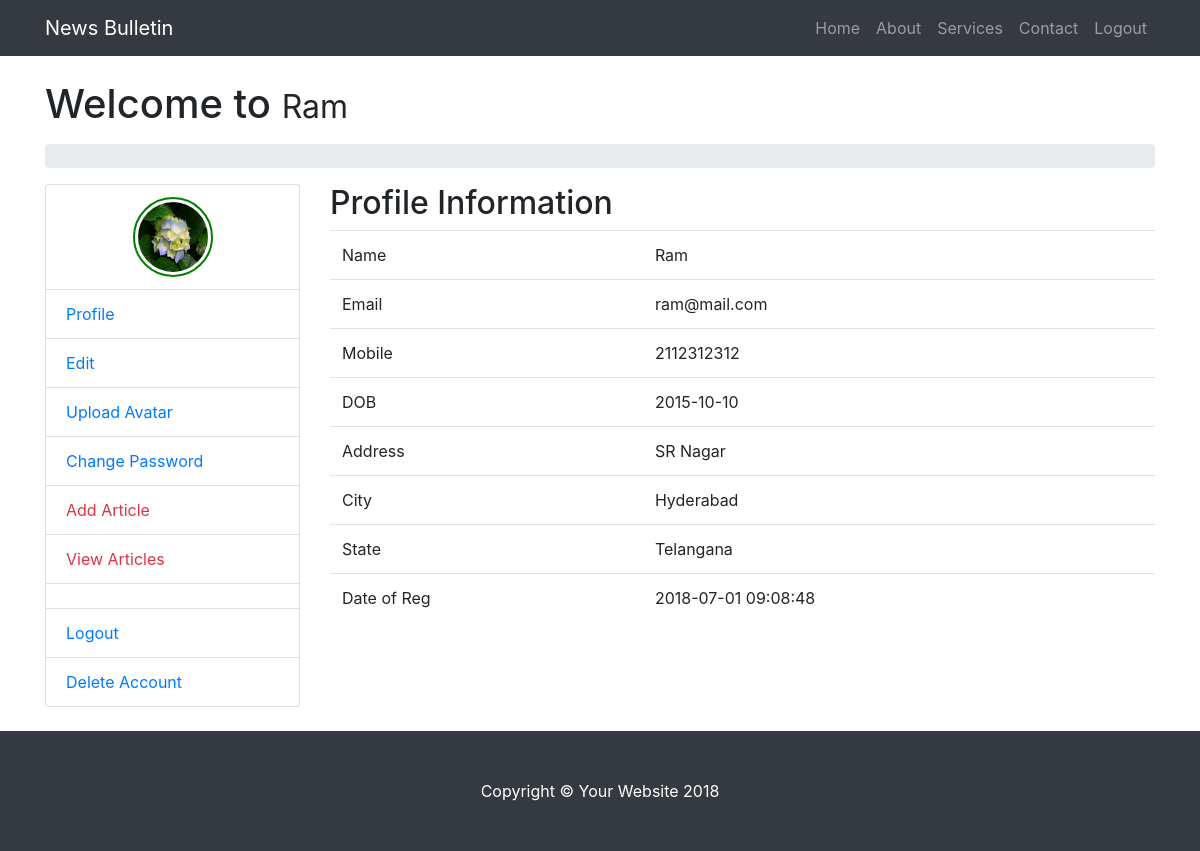
Page /home.php (signed in) on the committed database.
### tables this page shows
CREATE TABLE `register` (
  `id` int(11) NOT NULL,
  `username` varchar(250) NOT NULL,
  `email` varchar(250) NOT NULL,
  `password` varchar(40) NOT NULL,
  `gender` varchar(10) NOT NULL,
  `mobile` varchar(10) NOT NULL,
  `address` text NOT NULL,
  `city` varchar(50) NOT NULL,
  `state` varchar(50) NOT NULL,
  `terms` varchar(10) NOT NULL,
  `dob` date NOT NULL,
  `date_of_reg` datetime NOT NULL DEFAULT CURRENT_TIMESTAMP,
  `status` varchar(15) NOT NULL DEFAULT 'Inactive',
  `ip` varchar(50) NOT NULL,
  `avatar` varchar(250) NOT NULL,
  `account_status` varchar(50) NOT NULL DEFAULT 'Active'
);

### home.php (the view, shortened to what this page needs)
<?php
if(isset($_SESSION['user_login']))
{
	include("header.php");
?>
    <div class="container">
	<?php
	include("connect.php");
	$logid=$_SESSION['user_login'];
	$result=mysqli_query($con,"select *from register where id=$logid");
	$row=mysqli_fetch_assoc($result);
	?>
      <h1 class="mt-4 mb-3">Welcome to
        <small><?php echo ucwords($row['username']);?></small>
      </h1>
      <ol class="breadcrumb"></ol>
      <div class="row">
        <?php
		include("sidebar.php");
		?>
        <div class="col-lg-9 mb-4">
          <h2>Profile Information</h2>
          <table class="table">
			<tr>
				<td>Name</td>
				<td><?php echo ucwords($row['username']);?></td>
			</tr>
			<tr>
				<td>Email</td>
				<td><?php echo $row['email'];?></td>
			</tr>
			<tr>
				<td>Mobile</td>
				<td><?php echo $row['mobile'];?></td>
			</tr>
			<tr>
				<td>DOB</td>
				<td><?php echo $row['dob'];?></td>
			</tr>
			<tr>
				<td>Address</td>
				<td><?php echo $row['address'];?></td>
			</tr>
			<tr>
				<td>City</td>
				<td><?php echo $row['city'];?></td>
			</tr>
			<tr>
				<td>State</td>
				<td><?php echo $row['state'];?></td>
			</tr>
			<tr>
				<td>Date of Reg</td>
				<td><?php echo $row['date_of_reg'];?></td>
			</tr>
		  </table>
        </div>
      </div>
    </div>
<?php
include("footer.php");
}
else
{
	header("Location:Login.php");
}
?>

### sidebar.php
<div class="col-lg-3 mb-4">
  <div class="list-group">
  <?php
  if($row['avatar']!="")
  {
  ?>
	<a href="" class="text-center list-group-item"><img src="avatars/<?php echo $row['avatar']?>"  style="height:80px; width:80px; border-radius:50px; border:2px solid green; padding:3px;"></a>
	<?php
  }
	?>
	<a href="home.php" class="list-group-item">Profile</a>
	<a href="edit.php" class="list-group-item">Edit</a>
	<a href="avatar.php" class="list-group-item">Upload Avatar</a>
	<a href="change_pwd.php" class="list-group-item">Change Password</a>
	<a href="article_add.php" class="text-danger list-group-item">Add Article</a>
	<a href="articles_view.php" class="text-danger list-group-item">View Articles</a>
	<a href="" class="list-group-item"></a>
	<a href="logout.php" class="list-group-item">Logout</a>
	<a href="delete_acc.php" class="list-group-item">Delete Account</a>
  </div>
</div>

### css/modern-business.css (style rules this page uses)
body { padding-top: 54px; }
@media (min-width: 992px) { body { padding-top: 56px; } }

### rows in the picture
register: username "Ram", avatar (picture), email "ram@mail.com", mobile "2112312312", dob "2015-10-10", address "SR Nagar", city "Hyderabad", state "Telangana", date_of_reg "2018-07-01 09:08:48"
